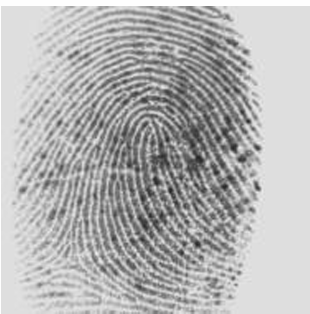
#> input picture data/real_finger.png, 310 x 314 px
$ python -i features.py   (imports and definitions only)
#> lines starting #> are read from the running program, lines starting #| are printed output that depends on the picture; after the words box and inside, x2 and y2 are one past the last pixel; in counts of white or black regions, pixels touching at a corner belong together
#> further down, picture is the input picture: shape (314, 310, 3); min 33, max 254, mean 180.3
# Chain Code Representation (Freeman codes)
# Summary:
# - Represent a contour as a sequence of unit steps in 8 directions (codes 0..7).
# - Each code encodes direction; differences between successive codes (mod 8) encode turns.
# - From the sequence we derive: length (number of steps), direction histogram, turn histogram.
#   Turn step -> signed angle step of 45° increments for curvature profiling.

import cv2
import numpy as np
from typing import Dict, List

def ensure_gray_u8(img: np.ndarray) -> np.ndarray:
    # Ensure single-channel uint8 input to thresholding and contour extraction.
    if img.ndim == 3:
        img = cv2.cvtColor(img, cv2.COLOR_BGR2GRAY)
    if img.dtype != np.uint8:
        img = np.clip(img, 0, 255).astype(np.uint8)
    return img

def _binarize(img: np.ndarray, use_otsu: bool, manual_thresh: int) -> np.ndarray:
    # Produce a binary foreground mask (fingerprint ink/ridges as foreground).
    # - Otsu threshold by default (inverse so ridges become 1).
    # - Light morphological opening to remove specks.
#> called with use_otsu = True, manual_thresh = 128
    if use_otsu:
        _, th = cv2.threshold(img, 0, 255, cv2.THRESH_BINARY_INV + cv2.THRESH_OTSU)
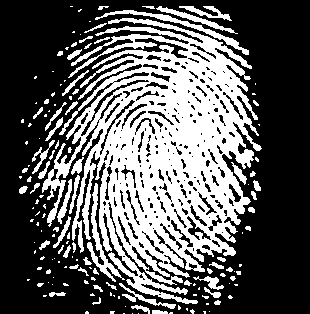
#> th: shape (314, 310); 36.8% white; 155 white regions (93 under 20 px), largest, box (x1, y1, x2, y2) and area: (42, 18, 262, 304) 29894, (95, 10, 249, 55) 685, (87, 183, 125, 282) 681
    else:
        _, th = cv2.threshold(img, manual_thresh, 255, cv2.THRESH_BINARY_INV)
    th = cv2.morphologyEx(th, cv2.MORPH_OPEN, cv2.getStructuringElement(cv2.MORPH_ELLIPSE, (3, 3)), iterations=1)
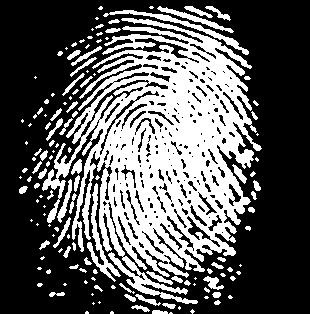
#> th: shape (314, 310); 35.6% white; 142 white regions (74 under 20 px), largest, box (x1, y1, x2, y2) and area: (42, 18, 262, 304) 28816, (87, 183, 121, 282) 666, (103, 10, 249, 55) 661
    return th

# [6 lines left out: function _largest_contour, not called in this run]

def _chain_code(contour, eight_conn: bool = True):
    # Convert a dense contour (Nx1x2) into a Freeman chain code:
    # - Map unit steps between consecutive points to direction codes 0..7:
    #   0:(+1,0), 1:(+1,-1), 2:(0,-1), 3:(-1,-1), 4:(-1,0), 5:(-1,+1), 6:(0,+1), 7:(+1,+1)
    # - If 4-connectivity requested, diagonals are snapped to nearest axis directions {0,2,4,6}.
    # contour: Nx1x2
    pts = contour.reshape(-1, 2).astype(np.int32)
    if pts.shape[0] < 2:
        return []
    # Freeman 8-direction mapping in image coords (y down)
    dir_map = {
        (1, 0): 0,  (1, -1): 1,  (0, -1): 2,  (-1, -1): 3,
        (-1, 0): 4, (-1, 1): 5,  (0, 1): 6,   (1, 1): 7
    }
    # For 4-conn, map diagonals to nearest 4-direction
    dir_map4 = {(1, 0): 0, (0, -1): 2, (-1, 0): 4, (0, 1): 6}

    codes = []
    for i in range(1, pts.shape[0]):
        dx = int(pts[i, 0] - pts[i - 1, 0])
        dy = int(pts[i, 1] - pts[i - 1, 1])
        # normalize to unit step if needed
        dx = np.clip(dx, -1, 1); dy = np.clip(dy, -1, 1)
        if dx == 0 and dy == 0:
            continue
        if eight_conn:
            code = dir_map.get((dx, dy), None)
            if code is None:
                continue
        else:
            # snap diagonal to nearest axis
            if abs(dx) >= abs(dy):
                code = dir_map4[(np.sign(dx), 0)]
            else:
                code = dir_map4[(0, np.sign(dy))]
        codes.append(int(code))
    return codes

# [44 lines left out: function extract_features, not called in this run]

def get_chain_code_details(img: np.ndarray,
                           use_otsu: bool = True,
                           manual_thresh: int = 128,
                           eight_conn: bool = True) -> Dict:
    # Return all data needed to visualize Sharat Chikkerur-style chain code contours:
    # - gray: original grayscale
    # - binary: thresholded mask used for edge detection
    # - contours: list of contours (each Nx2) used for arrow overlays
    # - codes_list: aligned chain-code sequences for each contour
    # Curvature profile is derived from turn steps t via signed 45° increments:
    #   signed_turn = wrap_to([-4..+3], t), curvature_deg = cumsum( signed_turn * 45° )
    g = ensure_gray_u8(img)
    bin_img = _binarize(g, use_otsu=use_otsu, manual_thresh=manual_thresh)

    # Edge map to capture many ridge contours (not only the outer boundary)
    edges = cv2.Canny(bin_img, 50, 150)
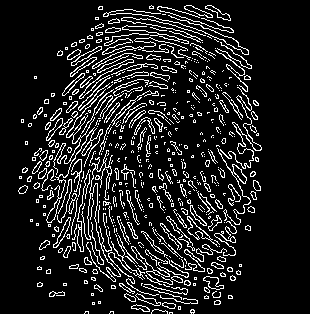
#> edges: shape (314, 310); 12.5% white in thin lines or dots, all inside (x1, y1, x2, y2) = (18, 5, 262, 314)
    contours, _ = cv2.findContours(edges, cv2.RETR_LIST, cv2.CHAIN_APPROX_NONE)
#> contours = 752 contours, 626 with area under 20; largest, box (x1, y1, x2, y2) and area: (187, 216, 218, 247) 186, (187, 216, 211, 240) 154, (217, 148, 251, 225) 140, (203, 276, 224, 290) 138, (203, 276, 224, 290) 128

    # Filter tiny contours and limit count for clarity
    filtered = []
    codes_list: List[List[int]] = []
    for c in contours:
        if c.shape[0] < 15:
            continue
        cc = _chain_code(c, eight_conn=eight_conn)
        if len(cc) < 10:
            continue
        filtered.append(c.reshape(-1, 2))
        codes_list.append(cc)
#> this loop made 752 passes
#> cc on passes 18, 34, 38: [5, 4, 6, 6, 6, 0, 0, 0, 0, 0, 1, 2, 2, 3, 4, 4], [6, 6, 6, 7, 0, 7, 0, 0, 2, 2, 3, 3, 3, 4], [1, 7, 7, 7, 0, 7, 7, 6, 5, 4, 3, 3, 3, 4, 4, 3, 2]
#> after the loop, codes_list = 266 items; filtered = 266 items

    return {
        "gray": g,
        "binary": bin_img,
        "edges": edges,
        "contours": filtered,     # list of (N,2) arrays
        "codes_list": codes_list  # list of chain-code sequences aligned with contours
    }

# [51 lines left out: function visualize_chain_code, not called in this run]

>>> import cv2
>>> picture = cv2.imread('data/real_finger.png')
>>> result = get_chain_code_details(picture)
#> result = 5 items

$ run again, on data/test.png
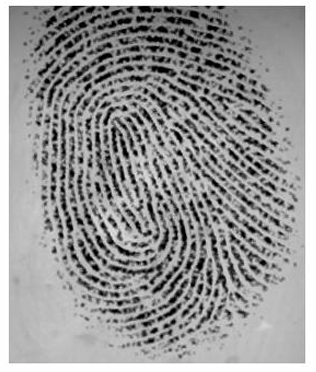
#> input picture data/test.png, 316 x 372 px
#> picture is the input picture: shape (372, 316, 3); min 0, max 255, mean 151.7
#> in _binarize, `_, th = cv2.threshold(img, 0, 255, cv2.THRESH_BINARY_INV + cv2.THRESH_..`:
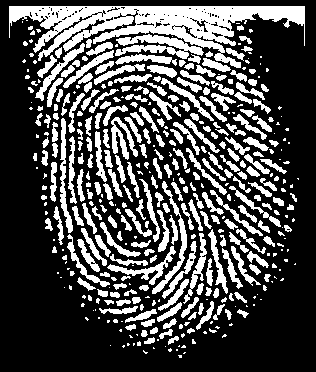
#> th: shape (372, 316); 30% white; 424 white regions (162 under 20 px), largest, box (x1, y1, x2, y2) and area: (9, 6, 305, 68) 7526, (115, 34, 204, 59) 1040, (152, 181, 187, 294) 595
#> in get_chain_code_details, `edges = cv2.Canny(bin_img, 50, 150)`:
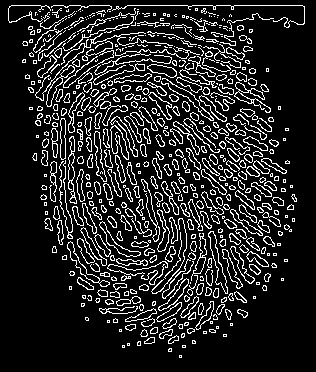
#> edges: shape (372, 316); 14.4% white in thin lines or dots, all inside (x1, y1, x2, y2) = (8, 5, 305, 358)
#> contours = 945 contours, 513 with area under 20; largest, box (x1, y1, x2, y2) and area: (208, 231, 228, 294) 347, (208, 231, 228, 294) 329, (67, 241, 110, 287) 300, (99, 221, 141, 257) 268, (94, 131, 107, 182) 262
#> the loop in get_chain_code_details, `for c in contours:` made 945 passes
#> c on passes 1, 6, 9: [[179, 356], [180, 355], [181, 356], [180, 357]], [[122, 346], [123, 345], [124, 346], [123, 347]], [[127, 344], [128, 343], [129, 344], [128, 345]]
#> after the loop in get_chain_code_details, `for c in contours:`: codes_list = 532 items
#> result = 5 items
